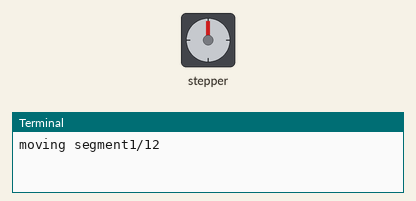
A program run on a simulated Raspberry Pi (BCM pin numbers). On the bench: stepper motor, the last lines printed to the terminal. The stepper is drawn at 2048 steps a turn.

Above: at 0.05 s.
At 0.4 s:
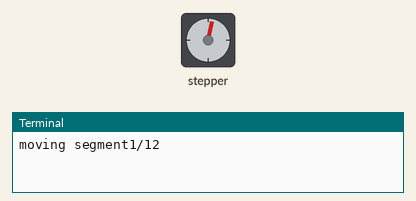
At 2.65 s:
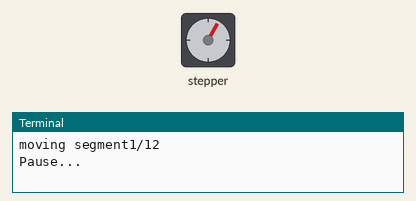
Timing chart, 0 to 6.2 s (numbered marks = the images above):
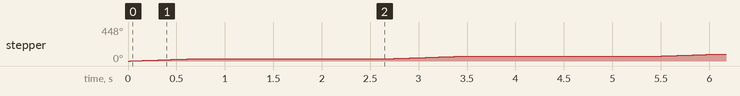

Measured:
- by itself, stepper: turns 30° clockwise in 0.66 s, repeating every 2.7 s

The program:

stepper_test2.py
```python
import RPi.GPIO as GPIO
import time

GPIO.setmode(GPIO.BCM)

step_pins = [17, 27, 22, 23]
for pin in step_pins:
	GPIO.setup(pin, GPIO.OUT)
	GPIO.output(pin, 0)

halfstep_seq = [
	[1,0,0,0],
	[1,1,0,0],
	[0,1,0,0],
	[0,1,1,0],
	[0,0,1,0],
	[0,0,1,1],
	[0,0,0,1],
	[1,0,0,1]
]

def step_motor(steps, delay=0.002):
	for i in range(steps):
		seq = halfstep_seq[i%8]
		for pin in range(4):
			GPIO.output(step_pins[pin], seq[pin])
		time.sleep(delay)


while (True):
	steps_per_segment = 341
	for i in range(12):
		print(f"moving segment{i+1}/12")
		step_motor(steps_per_segment)
		print("Pause...")
		time.sleep(2)
	print("Completed full circle")
```
